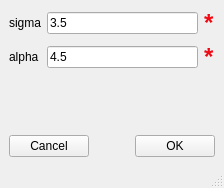
<?xml version="1.0" encoding="UTF-8"?>
<ui version="4.0">
 <class>MainWindow</class>
 <widget class="QMainWindow" name="MainWindow">
  <property name="windowModality">
   <enum>Qt::ApplicationModal</enum>
  </property>
  <property name="geometry">
   <rect>
    <x>0</x>
    <y>0</y>
    <width>224</width>
    <height>188</height>
   </rect>
  </property>
  <property name="windowTitle">
   <string>MainWindow</string>
  </property>
  <widget class="QWidget" name="centralwidget">
   <layout class="QVBoxLayout" name="verticalLayout">
    <item>
     <layout class="QGridLayout" name="gridLayout">
      <item row="0" column="1">
       <widget class="QLineEdit" name="sigma_lineEdit">
        <property name="text">
         <string>3.5</string>
        </property>
       </widget>
      </item>
      <item row="1" column="1">
       <widget class="QLineEdit" name="alpha_lineEdit">
        <property name="text">
         <string>4.5</string>
        </property>
       </widget>
      </item>
      <item row="1" column="0">
       <widget class="QLabel" name="label_2">
        <property name="text">
         <string>alpha</string>
        </property>
       </widget>
      </item>
      <item row="0" column="0">
       <widget class="QLabel" name="label">
        <property name="text">
         <string>sigma</string>
        </property>
       </widget>
      </item>
      <item row="0" column="2">
       <widget class="QLabel" name="sigma_error">
        <property name="palette">
         <palette>
          <active>
           <colorrole role="WindowText">
            <brush brushstyle="SolidPattern">
             <color alpha="255">
              <red>241</red>
              <green>9</green>
              <blue>18</blue>
             </color>
            </brush>
           </colorrole>
          </active>
          <inactive>
           <colorrole role="WindowText">
            <brush brushstyle="SolidPattern">
             <color alpha="255">
              <red>241</red>
              <green>9</green>
              <blue>18</blue>
             </color>
            </brush>
           </colorrole>
          </inactive>
          <disabled>
           <colorrole role="WindowText">
            <brush brushstyle="SolidPattern">
             <color alpha="255">
              <red>69</red>
              <green>69</green>
              <blue>69</blue>
             </color>
            </brush>
           </colorrole>
          </disabled>
         </palette>
        </property>
        <property name="font">
         <font>
          <family>Helvetica</family>
          <pointsize>18</pointsize>
          <weight>75</weight>
          <bold>true</bold>
         </font>
        </property>
        <property name="text">
         <string>*</string>
        </property>
       </widget>
      </item>
      <item row="1" column="2">
       <widget class="QLabel" name="alpha_error">
        <property name="palette">
         <palette>
          <active>
           <colorrole role="WindowText">
            <brush brushstyle="SolidPattern">
             <color alpha="255">
              <red>238</red>
              <green>11</green>
              <blue>22</blue>
             </color>
            </brush>
           </colorrole>
          </active>
          <inactive>
           <colorrole role="WindowText">
            <brush brushstyle="SolidPattern">
             <color alpha="255">
              <red>238</red>
              <green>11</green>
              <blue>22</blue>
             </color>
            </brush>
           </colorrole>
          </inactive>
          <disabled>
           <colorrole role="WindowText">
            <brush brushstyle="SolidPattern">
             <color alpha="255">
              <red>69</red>
              <green>69</green>
              <blue>69</blue>
             </color>
            </brush>
           </colorrole>
          </disabled>
         </palette>
        </property>
        <property name="font">
         <font>
          <family>Helvetica</family>
          <pointsize>18</pointsize>
          <weight>75</weight>
          <bold>true</bold>
         </font>
        </property>
        <property name="text">
         <string>*</string>
        </property>
       </widget>
      </item>
     </layout>
    </item>
    <item>
     <spacer name="verticalSpacer">
      <property name="orientation">
       <enum>Qt::Vertical</enum>
      </property>
      <property name="sizeHint" stdset="0">
       <size>
        <width>20</width>
        <height>13</height>
       </size>
      </property>
     </spacer>
    </item>
    <item>
     <layout class="QHBoxLayout" name="horizontalLayout">
      <item>
       <widget class="QPushButton" name="cancel_button">
        <property name="text">
         <string>Cancel</string>
        </property>
       </widget>
      </item>
      <item>
       <spacer name="horizontalSpacer">
        <property name="orientation">
         <enum>Qt::Horizontal</enum>
        </property>
        <property name="sizeHint" stdset="0">
         <size>
          <width>40</width>
          <height>20</height>
         </size>
        </property>
       </spacer>
      </item>
      <item>
       <widget class="QPushButton" name="ok_button">
        <property name="text">
         <string>OK</string>
        </property>
       </widget>
      </item>
     </layout>
    </item>
   </layout>
  </widget>
  <widget class="QMenuBar" name="menubar">
   <property name="geometry">
    <rect>
     <x>0</x>
     <y>0</y>
     <width>224</width>
     <height>22</height>
    </rect>
   </property>
  </widget>
  <widget class="QStatusBar" name="statusbar"/>
 </widget>
 <resources/>
 <connections>
  <connection>
   <sender>cancel_button</sender>
   <signal>clicked()</signal>
   <receiver>MainWindow</receiver>
   <slot>cancel_button_clicked()</slot>
   <hints>
    <hint type="sourcelabel">
     <x>60</x>
     <y>139</y>
    </hint>
    <hint type="destinationlabel">
     <x>103</x>
     <y>159</y>
    </hint>
   </hints>
  </connection>
  <connection>
   <sender>ok_button</sender>
   <signal>clicked()</signal>
   <receiver>MainWindow</receiver>
   <slot>ok_button_clicked()</slot>
   <hints>
    <hint type="sourcelabel">
     <x>165</x>
     <y>136</y>
    </hint>
    <hint type="destinationlabel">
     <x>163</x>
     <y>167</y>
    </hint>
   </hints>
  </connection>
  <connection>
   <sender>sigma_lineEdit</sender>
   <signal>returnPressed()</signal>
   <receiver>MainWindow</receiver>
   <slot>ok_button_clicked()</slot>
   <hints>
    <hint type="sourcelabel">
     <x>134</x>
     <y>50</y>
    </hint>
    <hint type="destinationlabel">
     <x>115</x>
     <y>104</y>
    </hint>
   </hints>
  </connection>
  <connection>
   <sender>alpha_lineEdit</sender>
   <signal>returnPressed()</signal>
   <receiver>MainWindow</receiver>
   <slot>ok_button_clicked()</slot>
   <hints>
    <hint type="sourcelabel">
     <x>120</x>
     <y>77</y>
    </hint>
    <hint type="destinationlabel">
     <x>149</x>
     <y>92</y>
    </hint>
   </hints>
  </connection>
 </connections>
 <slots>
  <slot>cancel_button_clicked()</slot>
  <slot>ok_button_clicked()</slot>
 </slots>
</ui>
